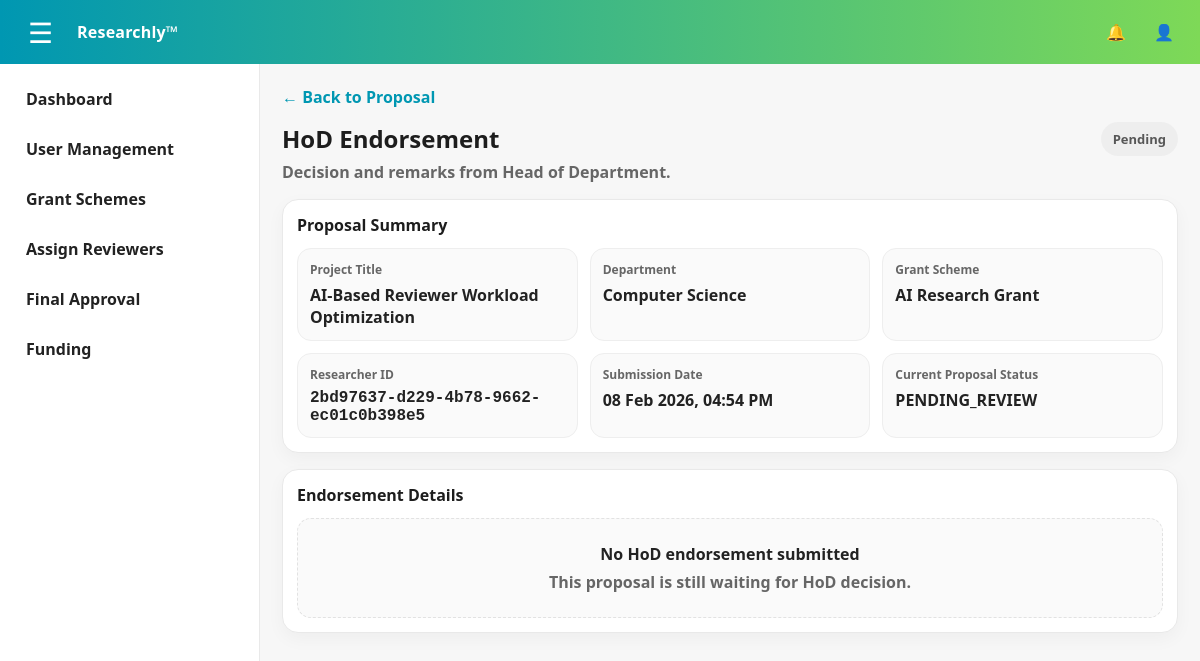
The page /admin/proposals/e32a5e40-1285-42b8-ada8-4aef8367aaf1/endorsement (signed in) on the database its author committed.
### main.py (models this page shows)
class Proposal(db.Model):
    proposal_id = db.Column(db.String(36), primary_key=True, default=lambda: str(uuid.uuid4()))
    scheme_id = db.Column(
        db.String(36),
        db.ForeignKey('grant_scheme.scheme_id'),
    )
    researcher_id = db.Column(
        db.String(36),
        db.ForeignKey('researcher.researcher_id'),
    )
    project_title = db.Column(db.String(100), nullable=False)
    abstract = db.Column(db.String(500), nullable=False)
    methodology = db.Column(db.String(500), nullable=False)
    requested_budget = db.Column(db.Integer, nullable=False)
    expertise_needed = db.Column(db.String(500), nullable=True)
    submission_date = db.Column(db.DateTime, nullable=False)
    proposal_status = db.Column(db.String(15), nullable=False)

class Department(db.Model):
    department_id = db.Column(db.String(36), primary_key=True, default=lambda: str(uuid.uuid4()))
    hod_id = db.Column(
        db.String(36),
        db.ForeignKey('hod.hod_id')
    )
    department_name = db.Column(db.String(50), nullable=False)
    department_description = db.Column(db.String(500), nullable=False)

class GrantScheme(db.Model):
    scheme_id = db.Column(db.String(36), primary_key=True, default=lambda: str(uuid.uuid4()))
    admin_id = db.Column(
        db.String(36),
        db.ForeignKey('admin.admin_id'),
    )
    department_id = db.Column(
        db.String(36),
        db.ForeignKey('department.department_id'),
    )
    description = db.Column(db.String(500), nullable=False)
    eligibiliity = db.Column(db.String(500), nullable=False)
    open_date = db.Column(db.Date, nullable=False)
    close_date = db.Column(db.Date, nullable=False)
    max_budget = db.Column(db.Integer, nullable=False)
    project_duration_limit = db.Column(db.Integer, nullable=False)
    required_documents = db.Column(db.String(500), nullable=False)
    reporting_requirements = db.Column(db.String(500), nullable=False)
    scheme_status = db.Column(db.String(20), nullable=False)
    created_at = db.Column(db.DateTime, default=lambda:datetime.now(timezone.utc), nullable=False)
    updated_at = db.Column(db.DateTime, default=lambda:datetime.now(timezone.utc), onupdate=lambda:datetime.now(timezone.utc), nullable=False)

### main.py (the view)
@app.route("/admin/proposals/<proposal_id>/endorsement")
@login_required
@admin_required
def admin_view_endorsement(proposal_id):
    proposal = Proposal.query.get_or_404(proposal_id)
    endorsement = HODEndorsement.query.filter_by(proposal_id=proposal_id).first()
    researcher = Researcher.query.get(proposal.researcher_id)
    scheme = GrantScheme.query.get(proposal.scheme_id)
    dept = Department.query.get(scheme.department_id) if scheme else None
    prof = get_profile(current_user.id)
    return render_template(
        "admin_view_endorsement.html",
        proposal=proposal,
        researcher=researcher,
        scheme=scheme,
        dept=dept,
        endorsement=endorsement,
        prof=prof
    )

### main.py (called while the page is built)
@login_manager.user_loader
def load_user(user_id):
    return User.query.get(user_id)

def get_profile(user_id: str):
    return UserProfile.query.filter_by(user_id=user_id).first()

def is_admin_user(user: User) -> bool:
    prof = get_profile(user.id)
    return bool(prof and prof.account_status == "ACTIVE" and prof.role == "ADMIN")

def admin_required(fn):
    @wraps(fn)
    def wrapper(*args, **kwargs):
        if not current_user.is_authenticated:
            return login_manager.unauthorized()
        if not is_admin_user(current_user):
            abort(403)
        return fn(*args, **kwargs)
    return wrapper

@app.context_processor
def inject_profile():
    if current_user.is_authenticated:
        return {"prof": get_profile(current_user.id)}
    return {"prof": None}

@app.context_processor
def inject_unread_notifications():
    if current_user.is_authenticated:
        unread_count = (Notification.query
            .filter_by(user_id=current_user.id, is_read=False)
            .count())
        return {"unread_notifications": unread_count}
    return {"unread_notifications": 0}

### templates/admin_view_endorsement.html (shortened to what this page needs)
<!DOCTYPE html>
<html lang="en">
<head>
  <link rel="stylesheet" href="{{ url_for('static', filename='css/colors.css') }}">
  <link rel="stylesheet" href="{{ url_for('static', filename='css/admin_view_endorsement.css') }}">
</head>
<body>
  {% include "_topbar.html" %}
  <div class="layout">
    <aside class="sidebar" id="sidebar">
      <nav class="nav">
        <a href="{{ url_for('admin_dashboard') }}" class="nav-link">Dashboard</a>
        <a href="{{ url_for('admin_users') }}" class="nav-link">User Management</a>
        <a href="{{ url_for('admin_grants') }}" class="nav-link">Grant Schemes</a>
        <a href="{{ url_for('admin_assign_reviewers') }}" class="nav-link">Assign Reviewers</a>
        <a href="{{ url_for('admin_final_approval_list') }}" class="nav-link">Final Approval</a>
        <a href="{{ url_for('admin_funding_list') }}" class="nav-link">Funding</a>
      </nav>
    </aside>
    <main class="content">
      <div class="content-inner">
        <a class="back-link" href="{{ url_for('admin_view_proposal', proposal_id=proposal.proposal_id) }}">
          &#8592; Back to Proposal
        </a>
        <div class="page-head">
          <div>
            <h1 class="title">HoD Endorsement</h1>
            <p class="subtitle">Decision and remarks from Head of Department.</p>
          </div>
          <div class="badge-wrap">
            {% if endorsement %}
              <span class="status-badge">{{ endorsement.decision }}</span>
            {% else %}
              <span class="status-badge muted">Pending</span>
            {% endif %}
          </div>
        </div>
        <section class="card">
          <div class="card-head">
            <h2 class="card-title">Proposal Summary</h2>
          </div>
          <div class="grid">
            <div class="field">
              <div class="label">Project Title</div>
              <div class="value">{{ proposal.project_title }}</div>
            </div>
            <div class="field">
              <div class="label">Department</div>
              <div class="value">{{ dept.department_name if dept else '-' }}</div>
            </div>
            <div class="field">
              <div class="label">Grant Scheme</div>
              <div class="value">{{ scheme.description if scheme else '-' }}</div>
            </div>
            <div class="field">
              <div class="label">Researcher ID</div>
              <div class="value mono">{{ proposal.researcher_id }}</div>
            </div>
            <div class="field">
              <div class="label">Submission Date</div>
              <div class="value">
                {% if proposal.submission_date %}
                  {{ proposal.submission_date.strftime("%d %b %Y, %I:%M %p") }}
                {% else %}
                  -
                {% endif %}
              </div>
            </div>
            <div class="field">
              <div class="label">Current Proposal Status</div>
              <div class="value">{{ proposal.proposal_status }}</div>
            </div>
          </div>
        </section>
        <section class="card">
          <div class="card-head">
            <h2 class="card-title">Endorsement Details</h2>
          </div>
          {% if endorsement %}
            <div class="endorse-grid">
              <div class="big-field">
                <div class="label">Decision</div>
                <div class="decision-row">
                  <span class="pill {{ (endorsement.decision or '')|lower }}">{{ endorsement.decision }}</span>
                </div>
              </div>
              <div class="big-field">
                <div class="label">Decision Date</div>
                <div class="value">
                  {% if endorsement.decision_date %}
                    {{ endorsement.decision_date.strftime("%d %b %Y, %I:%M %p") }}
                  {% else %}
                    -
                  {% endif %}
                </div>
              </div>
              <div class="big-field full">
                <div class="label">Remarks</div>
                <div class="remarks">
                  {{ endorsement.remarks }}
                </div>
              </div>
            </div>
          {% else %}
            <div class="empty">
              <div class="empty-title">No HoD endorsement submitted</div>
              <div class="empty-sub">This proposal is still waiting for HoD decision.</div>
            </div>
          {% endif %}
        </section>
      </div>
    </main>
  </div>
</body>
</html>

### static/css/colors.css (style rules this page uses)
:root { --accent-1: #7ed957; --accent-2: #0097b2; --font-1: #28a5a8; }

### static/css/admin_view_endorsement.css (style rules this page uses)
* { box-sizing: border-box; font-family: "Segoe UI", Arial, sans-serif; }
body { margin: 0; min-height: 100vh; background: #f7f7f7; }
.layout { display: grid; grid-template-columns: 260px 1fr; min-height: calc(100vh - 64px); }
.sidebar { background: #ffffff; border-right: 1px solid #e9e9e9; padding: 14px; }
.nav { display: flex; flex-direction: column; gap: 8px; }
.nav-link { text-decoration: none; color: #222; font-weight: 700; padding: 10px 12px; border-radius: 12px; }
.content { padding: 22px; }
.content-inner { max-width: 1100px; margin: 0 auto; }
.back-link { display: inline-block; margin-bottom: 14px; color: var(--accent-2); text-decoration: none; font-weight: 800; }
.page-head { display: flex; align-items: flex-start; justify-content: space-between; gap: 12px; margin-bottom: 16px; }
.title { margin: 0; font-size: 24px; color: #1d1d1d; }
.subtitle { margin: 6px 0 0; color: #666; font-weight: 600; }
.status-badge { display: inline-flex; align-items: center; padding: 8px 12px; border-radius: 999px; background: #ececec; color: #222; font-weight: 900; font-size: 13px; }
.status-badge.muted { opacity: .75; }
.card { background: #fff; border: 1px solid #e9e9e9; border-radius: 16px; padding: 14px; box-shadow: 0 6px 18px rgba(0,0,0,0.04); margin-bottom: 16px; }
.card-head { display: flex; align-items: center; justify-content: space-between; margin-bottom: 12px; }
.card-title { margin: 0; font-size: 16px; color: #1d1d1d; font-weight: 900; }
.grid { display: grid; grid-template-columns: repeat(3, minmax(0, 1fr)); gap: 12px; }
.field { background: #fafafa; border: 1px solid #eee; border-radius: 14px; padding: 12px; }
.label { font-size: 12px; color: #666; font-weight: 800; margin-bottom: 6px; }
.value { color: #222; font-weight: 800; }
.mono { font-family: ui-monospace, SFMono-Regular, Menlo, Monaco, Consolas, "Liberation Mono", "Courier New", monospace; }
.empty { padding: 24px; border-radius: 14px; background: #fafafa; border: 1px dashed #e2e2e2; text-align: center; }
.empty-title { font-weight: 900; color: #222; }
.empty-sub { margin-top: 6px; color: #666; font-weight: 700; }

### rows shown on the page
Proposal: project_title "AI-Based Reviewer Workload Optimization", researcher_id "2bd97637-d229-4b78-9662-ec01c0b398e5", submission_date "08 Feb 2026, 04:54 PM", proposal_status "PENDING_REVIEW"
Department: department_name "Computer Science"
GrantScheme: description "AI Research Grant"
